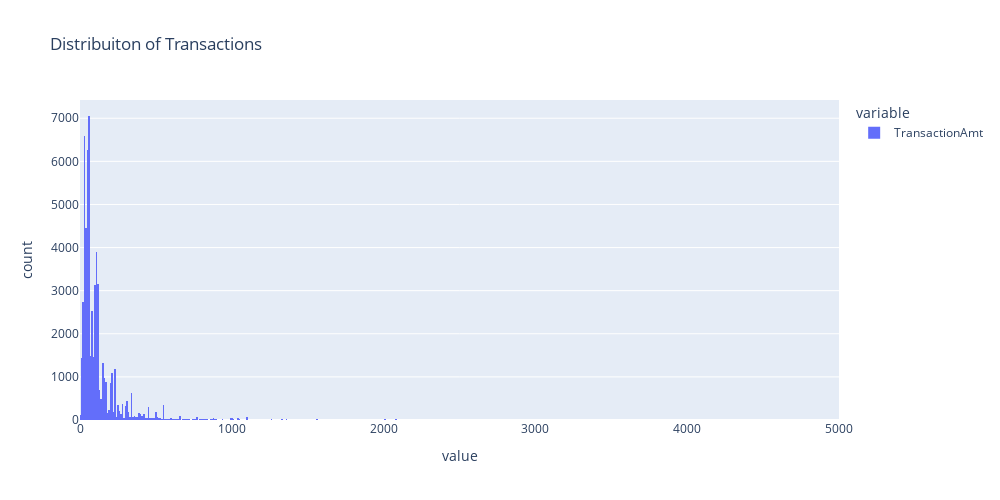

Notebook source saved alongside this figure:
### Code cell
transactions = train[train['TransactionAmt'] >0 ]['TransactionAmt']

# Dist of TransactionAmt
fig = px.histogram(
    transactions, 
    title= "Distribuiton of Transactions",
    nbins=1000
    ) 

fig.update_layout( height=500, width=1000)
fig.update_xaxes(range = [0,5000])

### Figure 1 — Plotly figure (JSON) as saved in the notebook; plotly's stock layout.template omitted (floating-point values rounded to 4 significant figures; data arrays with more than 128 entries replaced by an {"elided": "..."} marker saying what was removed)
{"data": [{"alignmentgroup": "True", "bingroup": "x", "hovertemplate": "variable=TransactionAmt<br>value=%{x}<br>count=%{y}<extra></extra>", "legendgroup": "TransactionAmt", "marker": {"color": "#636efa", "pattern": {"shape": ""}}, "name": "TransactionAmt", "nbinsx": 1000, "offsetgroup": "TransactionAmt", "orientation": "v", "showlegend": true, "type": "histogram", "x": {"elided": "59054 float values"}, "xaxis": "x", "yaxis": "y"}], "layout": {"barmode": "relative", "height": 500, "legend": {"title": {"text": "variable"}, "tracegroupgap": 0}, "title": {"text": "Distribuiton of Transactions"}, "width": 1000, "xaxis": {"anchor": "y", "domain": [0, 1], "range": [0, 5000], "title": {"text": "value"}}, "yaxis": {"anchor": "x", "domain": [0, 1], "title": {"text": "count"}}}}
